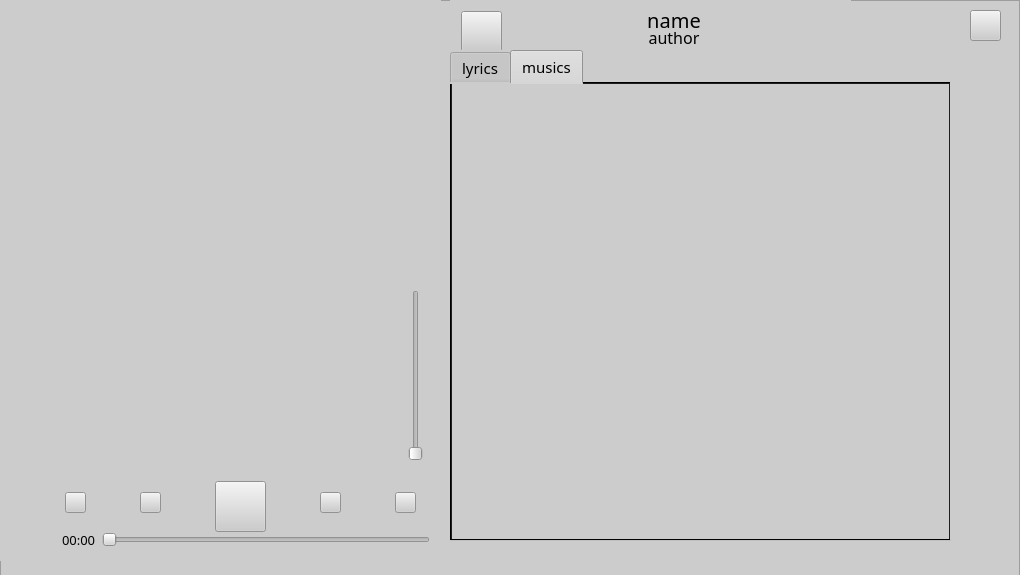
<?xml version="1.0" encoding="UTF-8"?>
<ui version="4.0">
 <class>musicwidget</class>
 <widget class="QWidget" name="musicwidget">
  <property name="geometry">
   <rect>
    <x>0</x>
    <y>0</y>
    <width>1020</width>
    <height>575</height>
   </rect>
  </property>
  <property name="minimumSize">
   <size>
    <width>1020</width>
    <height>575</height>
   </size>
  </property>
  <property name="maximumSize">
   <size>
    <width>1020</width>
    <height>575</height>
   </size>
  </property>
  <property name="windowTitle">
   <string>musicwidget</string>
  </property>
  <property name="styleSheet">
   <string notr="true">QWidget#musicwidget
{
}

</string>
  </property>
  <widget class="QFrame" name="musicBackground">
   <property name="geometry">
    <rect>
     <x>0</x>
     <y>0</y>
     <width>1020</width>
     <height>581</height>
    </rect>
   </property>
   <property name="styleSheet">
    <string notr="true"> 
background-color: rgb(204, 204, 204);</string>
   </property>
   <property name="frameShape">
    <enum>QFrame::StyledPanel</enum>
   </property>
   <property name="frameShadow">
    <enum>QFrame::Raised</enum>
   </property>
   <widget class="musicrotate" name="rotatewidget" native="true">
    <property name="geometry">
     <rect>
      <x>0</x>
      <y>0</y>
      <width>441</width>
      <height>471</height>
     </rect>
    </property>
    <property name="minimumSize">
     <size>
      <width>351</width>
      <height>291</height>
     </size>
    </property>
    <property name="styleSheet">
     <string notr="true">QWidget#rotatewidget
{

}


</string>
    </property>
    <widget class="QSlider" name="musicVolume_2">
     <property name="geometry">
      <rect>
       <x>400</x>
       <y>290</y>
       <width>31</width>
       <height>171</height>
      </rect>
     </property>
     <property name="styleSheet">
      <string notr="true"/>
     </property>
     <property name="orientation">
      <enum>Qt::Vertical</enum>
     </property>
    </widget>
   </widget>
   <widget class="QPushButton" name="setBackground">
    <property name="geometry">
     <rect>
      <x>970</x>
      <y>10</y>
      <width>31</width>
      <height>31</height>
     </rect>
    </property>
    <property name="minimumSize">
     <size>
      <width>31</width>
      <height>31</height>
     </size>
    </property>
    <property name="maximumSize">
     <size>
      <width>31</width>
      <height>31</height>
     </size>
    </property>
    <property name="styleSheet">
     <string notr="true">
 QPushButton:hover {
	border-image: url(:/image/setbackhover.png);
 }
 QPushButton {
	border-image: url(:/image/setback.png);
 }
</string>
    </property>
    <property name="text">
     <string/>
    </property>
   </widget>
   <widget class="QWidget" name="layoutWidget">
    <property name="geometry">
     <rect>
      <x>450</x>
      <y>0</y>
      <width>401</width>
      <height>51</height>
     </rect>
    </property>
    <layout class="QHBoxLayout" name="horizontalLayout_3">
     <item>
      <widget class="QPushButton" name="fileLoad">
       <property name="minimumSize">
        <size>
         <width>41</width>
         <height>41</height>
        </size>
       </property>
       <property name="maximumSize">
        <size>
         <width>41</width>
         <height>41</height>
        </size>
       </property>
       <property name="styleSheet">
        <string notr="true">
 QPushButton:hover {
	border-image: url(:/image/loadinghover.png);
 }
 QPushButton {
	border-image: url(:/image/loading.png);
 }
</string>
       </property>
       <property name="text">
        <string/>
       </property>
      </widget>
     </item>
     <item>
      <layout class="QVBoxLayout" name="verticalLayout_2">
       <item>
        <widget class="QLabel" name="musicIfon">
         <property name="minimumSize">
          <size>
           <width>199</width>
           <height>17</height>
          </size>
         </property>
         <property name="font">
          <font>
           <family>华文行楷</family>
           <pointsize>15</pointsize>
           <bold>false</bold>
          </font>
         </property>
         <property name="styleSheet">
          <string notr="true"/>
         </property>
         <property name="text">
          <string>name</string>
         </property>
         <property name="alignment">
          <set>Qt::AlignCenter</set>
         </property>
        </widget>
       </item>
       <item>
        <widget class="QLabel" name="author">
         <property name="minimumSize">
          <size>
           <width>199</width>
           <height>17</height>
          </size>
         </property>
         <property name="font">
          <font>
           <family>华文行楷</family>
           <pointsize>12</pointsize>
          </font>
         </property>
         <property name="text">
          <string>author</string>
         </property>
         <property name="alignment">
          <set>Qt::AlignCenter</set>
         </property>
        </widget>
       </item>
      </layout>
     </item>
    </layout>
   </widget>
   <widget class="QWidget" name="layoutWidget">
    <property name="geometry">
     <rect>
      <x>-10</x>
      <y>-10</y>
      <width>2</width>
      <height>2</height>
     </rect>
    </property>
    <layout class="QVBoxLayout" name="verticalLayout_4"/>
   </widget>
   <widget class="QTabWidget" name="tabWidget">
    <property name="geometry">
     <rect>
      <x>450</x>
      <y>50</y>
      <width>501</width>
      <height>491</height>
     </rect>
    </property>
    <property name="font">
     <font>
      <family>华文行楷</family>
      <pointsize>11</pointsize>
      <bold>false</bold>
     </font>
    </property>
    <property name="styleSheet">
     <string notr="true"> QTabWidget {
     background: rgba(0,0,0,0%);
 border:none；
 } 


</string>
    </property>
    <property name="currentIndex">
     <number>1</number>
    </property>
    <widget class="QWidget" name="lyrictab">
     <attribute name="title">
      <string>lyrics</string>
     </attribute>
     <widget class="lyriclist" name="widget" native="true">
      <property name="geometry">
       <rect>
        <x>-10</x>
        <y>-10</y>
        <width>501</width>
        <height>501</height>
       </rect>
      </property>
      <property name="styleSheet">
       <string notr="true">
border:none；</string>
      </property>
     </widget>
    </widget>
    <widget class="QWidget" name="musictab">
     <attribute name="title">
      <string>musics</string>
     </attribute>
     <widget class="QListWidget" name="musicList">
      <property name="geometry">
       <rect>
        <x>0</x>
        <y>0</y>
        <width>491</width>
        <height>491</height>
       </rect>
      </property>
      <property name="styleSheet">
       <string notr="true"> QListView {
     background: rgba(0,0,0,0%);
 }

 QListView::item {
    height:60px
 }

 QListView::item:alternate {
     background: #EEEEEE;
 }

 QListView::item:selected {
     border: 1px solid #6a6ea9;
 }

QListView::item:selected:!active {
 background: qlineargradient(x1: 0, y1: 0, x2: 0, y2: 1,
 stop: 0 #6a6ea9, stop: 1 #1772b4);
 }
QListView::item:selected:active {
background: qlineargradient(x1: 0, y1: 0, x2: 0, y2: 1,
stop: 0 #6a6ea9, stop: 1 #1772b4);
}

 QListView::item:hover {
     background: qlineargradient(x1: 0, y1: 0, x2: 0, y2: 1,
                                 stop: 0 #FAFBFE, stop: 1 #DCDEF1);
 }


 QScrollBar::add-line:vertical {
 width:0px;
 }

 QScrollBar::sub-line:vertical {
 width:0px;
 }

 QScrollBar::add-line:horizontal {
 width:0px;
 }

 QScrollBar::sub-line:horizontal {
 width:0px;
 }

 QScrollBar::handle:vertical {
	 border-radius: 10px;
     background: rgba(0,0,0,10%);
 }
 QScrollBar::handle:vertical:hover{
     background: rgba(0,0,0,20%);
 }

 QScrollBar::handle:horizontal {
	 border-radius: 10px;
     background: rgba(0,0,0,10%);
 }
 QScrollBar::handle:horizontal:hover{
     background: rgba(0,0,0,20%);
 }


</string>
      </property>
     </widget>
    </widget>
   </widget>
   <widget class="QWidget" name="layoutWidget">
    <property name="geometry">
     <rect>
      <x>0</x>
      <y>470</y>
      <width>441</width>
      <height>91</height>
     </rect>
    </property>
    <layout class="QVBoxLayout" name="verticalLayout_3">
     <item>
      <layout class="QHBoxLayout" name="horizontalLayout">
       <property name="spacing">
        <number>0</number>
       </property>
       <property name="sizeConstraint">
        <enum>QLayout::SetFixedSize</enum>
       </property>
       <property name="leftMargin">
        <number>0</number>
       </property>
       <property name="topMargin">
        <number>0</number>
       </property>
       <property name="rightMargin">
        <number>0</number>
       </property>
       <property name="bottomMargin">
        <number>0</number>
       </property>
       <item>
        <spacer name="horizontalSpacer_5">
         <property name="orientation">
          <enum>Qt::Horizontal</enum>
         </property>
         <property name="sizeType">
          <enum>QSizePolicy::Fixed</enum>
         </property>
         <property name="sizeHint" stdset="0">
          <size>
           <width>40</width>
           <height>0</height>
          </size>
         </property>
        </spacer>
       </item>
       <item>
        <widget class="QPushButton" name="musicOder">
         <property name="minimumSize">
          <size>
           <width>21</width>
           <height>21</height>
          </size>
         </property>
         <property name="maximumSize">
          <size>
           <width>21</width>
           <height>21</height>
          </size>
         </property>
         <property name="styleSheet">
          <string notr="true">border-image: url(:/image/Vector.png);</string>
         </property>
         <property name="text">
          <string/>
         </property>
        </widget>
       </item>
       <item>
        <spacer name="horizontalSpacer_2">
         <property name="orientation">
          <enum>Qt::Horizontal</enum>
         </property>
         <property name="sizeType">
          <enum>QSizePolicy::Fixed</enum>
         </property>
         <property name="sizeHint" stdset="0">
          <size>
           <width>40</width>
           <height>20</height>
          </size>
         </property>
        </spacer>
       </item>
       <item>
        <widget class="QPushButton" name="proMusic">
         <property name="minimumSize">
          <size>
           <width>21</width>
           <height>21</height>
          </size>
         </property>
         <property name="maximumSize">
          <size>
           <width>21</width>
           <height>21</height>
          </size>
         </property>
         <property name="styleSheet">
          <string notr="true">
 QPushButton:hover {
	border-image: url(:/image/button/prohover.png);
 }
 QPushButton {
border-image: url(:/image/Union（1）.png);
 }

</string>
         </property>
         <property name="text">
          <string/>
         </property>
        </widget>
       </item>
       <item>
        <spacer name="horizontalSpacer_3">
         <property name="orientation">
          <enum>Qt::Horizontal</enum>
         </property>
         <property name="sizeType">
          <enum>QSizePolicy::Fixed</enum>
         </property>
         <property name="sizeHint" stdset="0">
          <size>
           <width>40</width>
           <height>10</height>
          </size>
         </property>
        </spacer>
       </item>
       <item>
        <widget class="QPushButton" name="startMusic">
         <property name="minimumSize">
          <size>
           <width>51</width>
           <height>51</height>
          </size>
         </property>
         <property name="maximumSize">
          <size>
           <width>51</width>
           <height>51</height>
          </size>
         </property>
         <property name="styleSheet">
          <string notr="true">
QPushButton {
	border-image: url(:/image/Group 2.1.png);
 }


</string>
         </property>
         <property name="text">
          <string/>
         </property>
        </widget>
       </item>
       <item>
        <spacer name="horizontalSpacer_4">
         <property name="orientation">
          <enum>Qt::Horizontal</enum>
         </property>
         <property name="sizeType">
          <enum>QSizePolicy::Fixed</enum>
         </property>
         <property name="sizeHint" stdset="0">
          <size>
           <width>40</width>
           <height>10</height>
          </size>
         </property>
        </spacer>
       </item>
       <item>
        <widget class="QPushButton" name="nextMusic">
         <property name="minimumSize">
          <size>
           <width>21</width>
           <height>21</height>
          </size>
         </property>
         <property name="maximumSize">
          <size>
           <width>21</width>
           <height>21</height>
          </size>
         </property>
         <property name="styleSheet">
          <string notr="true"> 

 QPushButton:hover {
	 
	border-image: url(:/image/button/nexthover.png);
 }
 QPushButton {
border-image: url(:/image/Union.png);
 }

</string>
         </property>
         <property name="text">
          <string/>
         </property>
        </widget>
       </item>
       <item>
        <spacer name="horizontalSpacer">
         <property name="orientation">
          <enum>Qt::Horizontal</enum>
         </property>
         <property name="sizeType">
          <enum>QSizePolicy::Fixed</enum>
         </property>
         <property name="sizeHint" stdset="0">
          <size>
           <width>40</width>
           <height>10</height>
          </size>
         </property>
        </spacer>
       </item>
       <item>
        <widget class="QPushButton" name="musicVolume">
         <property name="minimumSize">
          <size>
           <width>21</width>
           <height>21</height>
          </size>
         </property>
         <property name="maximumSize">
          <size>
           <width>21</width>
           <height>21</height>
          </size>
         </property>
         <property name="styleSheet">
          <string notr="true">border-image: url(:/image/Volume.png);</string>
         </property>
         <property name="text">
          <string/>
         </property>
        </widget>
       </item>
      </layout>
     </item>
     <item>
      <layout class="QHBoxLayout" name="horizontalLayout_2">
       <item>
        <spacer name="horizontalSpacer_6">
         <property name="orientation">
          <enum>Qt::Horizontal</enum>
         </property>
         <property name="sizeType">
          <enum>QSizePolicy::Fixed</enum>
         </property>
         <property name="sizeHint" stdset="0">
          <size>
           <width>51</width>
           <height>20</height>
          </size>
         </property>
        </spacer>
       </item>
       <item>
        <widget class="QLabel" name="label">
         <property name="font">
          <font>
           <family>华文行楷</family>
           <pointsize>10</pointsize>
          </font>
         </property>
         <property name="text">
          <string>00:00</string>
         </property>
        </widget>
       </item>
       <item>
        <widget class="QSlider" name="horizontalSlider">
         <property name="styleSheet">
          <string notr="true"/>
         </property>
         <property name="orientation">
          <enum>Qt::Horizontal</enum>
         </property>
        </widget>
       </item>
      </layout>
     </item>
    </layout>
   </widget>
   <zorder>setBackground</zorder>
   <zorder>layoutWidget</zorder>
   <zorder>layoutWidget</zorder>
   <zorder>tabWidget</zorder>
   <zorder>rotatewidget</zorder>
   <zorder>layoutWidget</zorder>
  </widget>
 </widget>
 <layoutdefault spacing="6" margin="11"/>
 <customwidgets>
  <customwidget>
   <class>lyriclist</class>
   <extends>QWidget</extends>
   <header location="global">lyriclist.h</header>
   <container>1</container>
  </customwidget>
  <customwidget>
   <class>musicrotate</class>
   <extends>QWidget</extends>
   <header location="global">musicrotate.h</header>
   <container>1</container>
  </customwidget>
 </customwidgets>
 <resources/>
 <connections/>
</ui>
